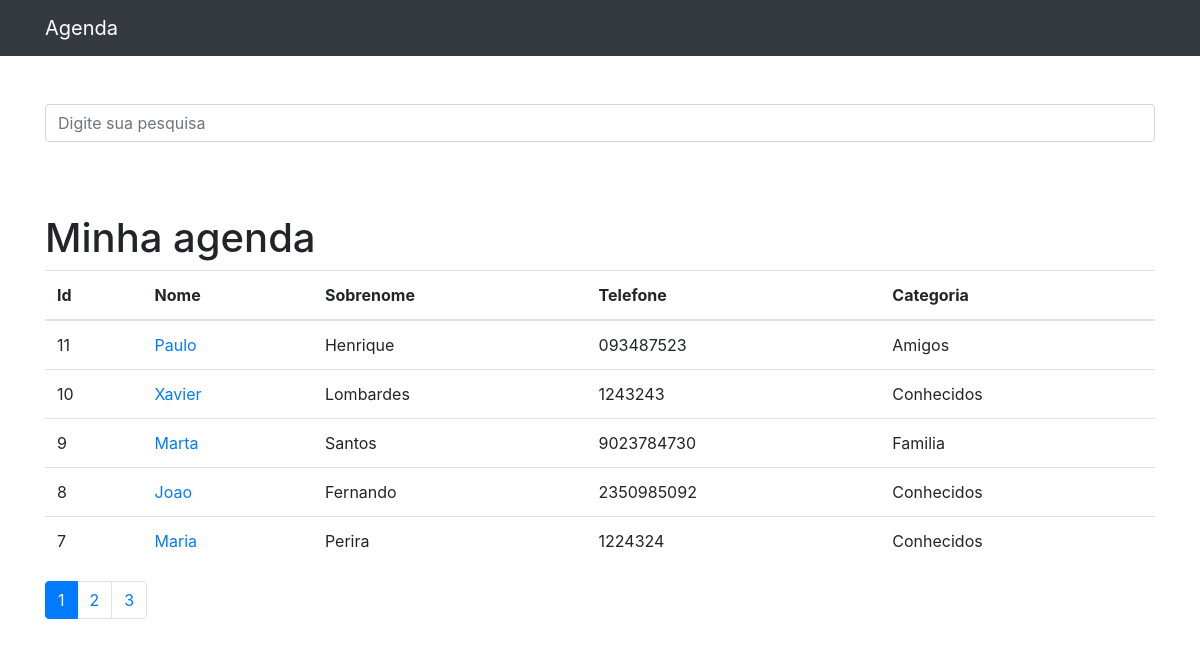
The app's page /, older data.
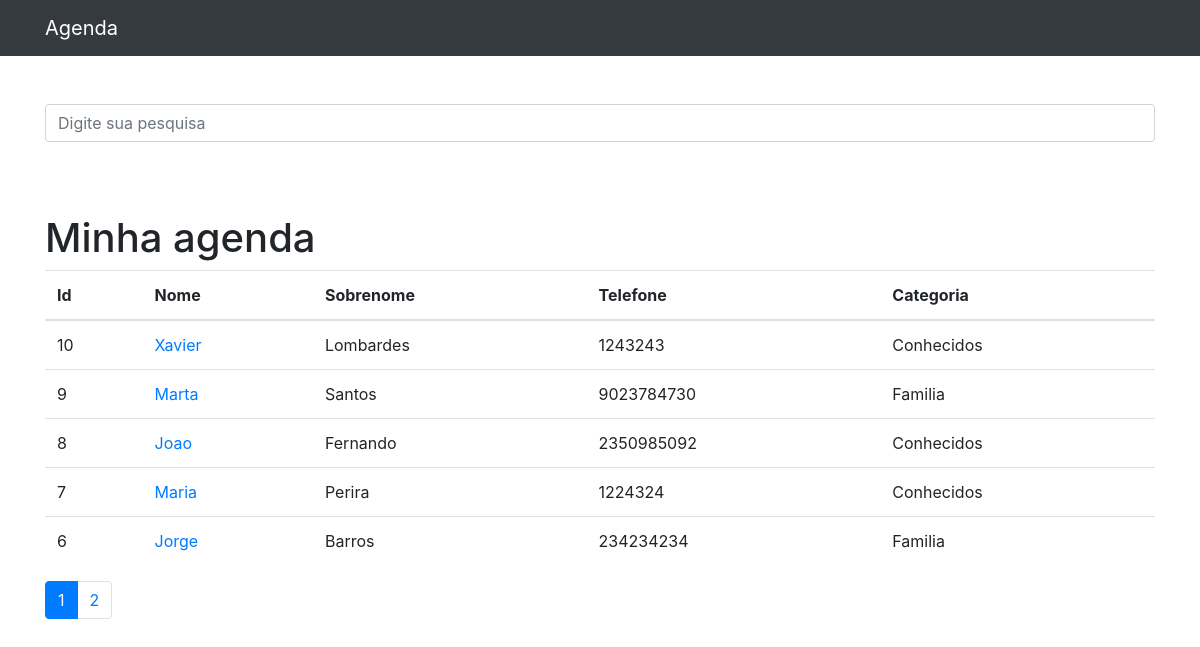
The same page, newer data.
### contatos/models.py (models this page shows, shortened)
class Contato(models.Model):
    nome = models.CharField(max_length=255)
    sobrenome = models.CharField(max_length=255, blank=True)
    telefone = models.CharField(max_length=255)
    email = models.CharField(max_length=255, blank=True)
    data_criacao = models.DateTimeField(default=timezone.now)
    descricao = models.TextField(blank=True)
    categoria = models.ForeignKey(Categoria, on_delete=models.DO_NOTHING)
    mostrar = models.BooleanField(default=True)
    foto = models.ImageField(blank=True, upload_to='fotos/%Y/%m/%d/')

class Categoria(models.Model):
    nome = models.CharField(max_length=255)
    def __str__(self):
        return self.nome

### contatos/views.py (the view)
# urls.py: path('', views.index, name='index'),
def index(request):
    contatos = Contato.objects.order_by("-id").filter(
        mostrar=True  # mostra apenas os contatos que estão marcados como mostrar=True
    )  # Posso colocar mais de um filtro, por exemplo: .filter(mostrar=True, nome='João')
    paginator = Paginator(contatos, 5)  # Show 5 contacts per page.
    page = request.GET.get("p")  # p é o nome do parâmetro que será passado na url
    contatos = paginator.get_page(
        page
    )  # contatos é o nome da variável que será passada para o template
    return render(request, "contatos/index.html", {
        "contatos": contatos
    })

### contatos/templates/contatos/index.html (shortened to what this page needs)
{% extends 'base.html' %}
{% block conteudo %}
<h1 class="mt-5">Minha agenda</h1>
<table class="table">
    <thead>
        <tr>
            <th>Id</th>
            <th>Nome</th>
            <th>Sobrenome</th>
            <th>Telefone</th>
            <th>Categoria</th>
        </tr>
    </thead>
    <tbody>
        {% for contato in contatos %}
            <tr>
                <td>{{ contato.id }}</td>
                <td>
                    <a href="{% url 'ver_contato' contato_id=contato.id %}">{{ contato.nome }}</a>
                </td>
                <td>{{ contato.sobrenome }}</td>
                <td>{{ contato.telefone }}</td>
                <td>{{ contato.categoria }}</td>
                </tr>
        {% endfor %}
    </tbody>
</table>
<nav aria-label="Page navigation example">
    <ul class="pagination">
        {% for pagina in contatos.paginator.page_range %}
            {% if contatos.number == pagina %}
                <li class="page-item active">
                    <a class="page-link" href="?p={{ pagina }}&termo={{ request.GET.termo }}">{{ pagina }}</a>
                </li>
            {% else %}
                <li class="page-item ">
                    <a class="page-link" href="?p={{ pagina }}&termo={{ request.GET.termo }}">{{ pagina }}</a>
                </li>
            {% endif %}
        {% endfor %}
    </ul>
</nav>
{% endblock  %}

Row changes from the older to the newer data that the page shows:
no longer on this page (row edited): Contato: id "11", nome "Paulo", sobrenome "Henrique", telefone "093487523", categoria "Amigos"
now on this page (row unchanged): Contato: id "6", nome "Jorge", sobrenome "Barros", telefone "234234234", categoria "Familia"
Text that changed along with them:
list line gone: "3"
